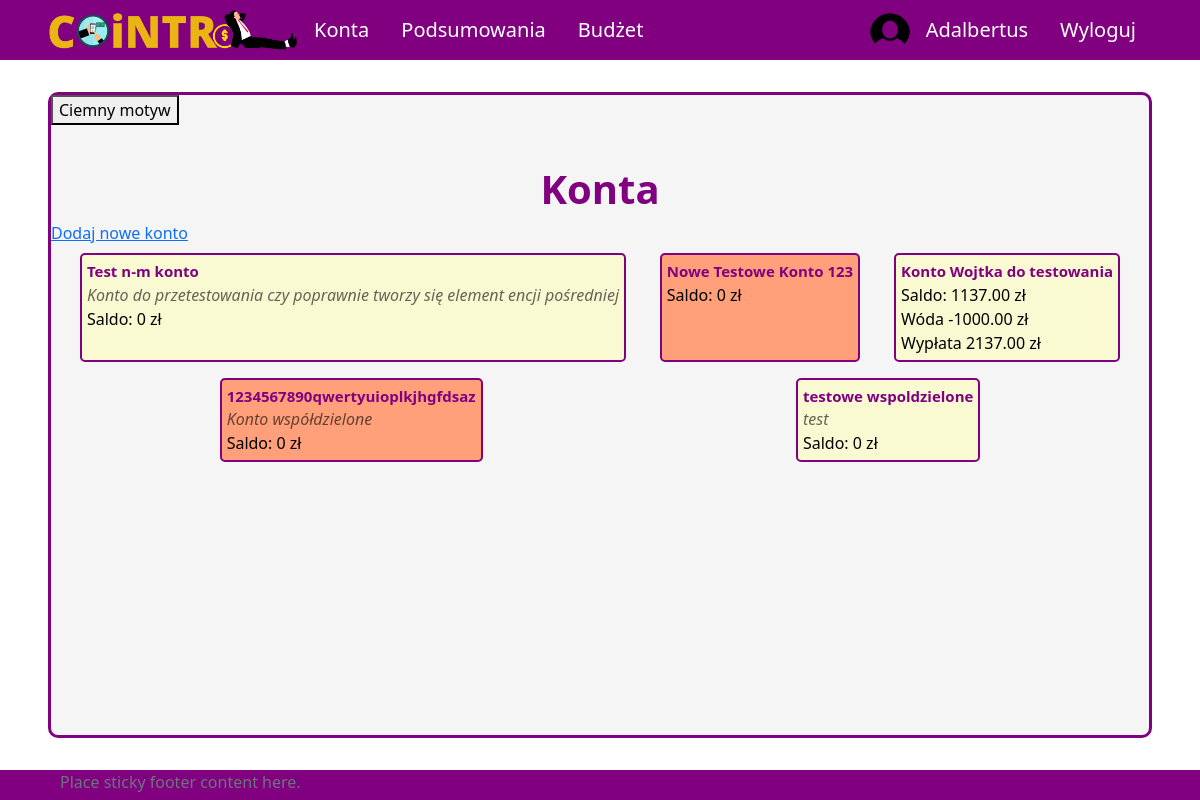
Page /all-accounts (signed in) on the earlier database version.
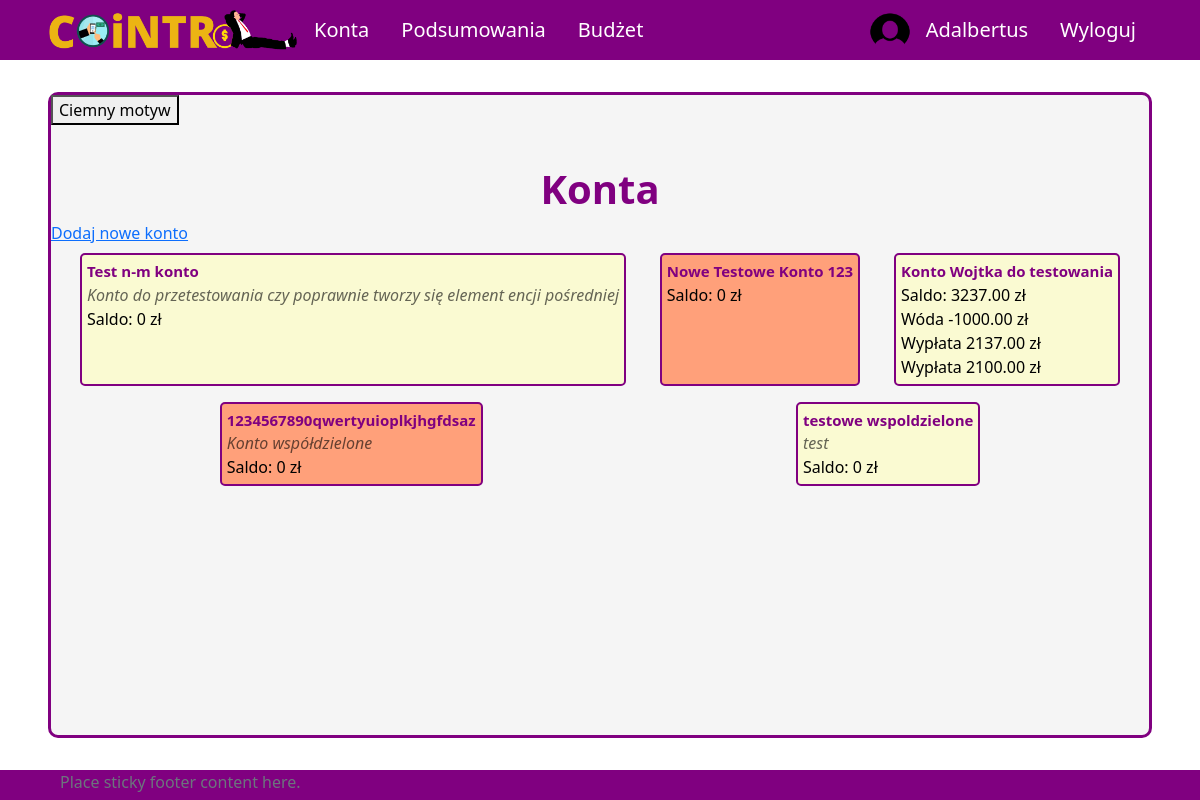
Same page on the later database version.
### aplication/models.py (models this page shows, shortened)
class Account(models.Model):
    owner = models.ForeignKey(Profile, null=True, blank=True, on_delete=models.CASCADE)
    name = models.CharField(max_length=30)
    currency = models.ForeignKey(Currency, on_delete=models.SET_NULL, null=True)
    is_shared = models.BooleanField(default=False)
    description = models.CharField(max_length=100, null=True, blank=True)
    id = models.UUIDField(default=uuid.uuid4, unique=True, primary_key=True, editable=False)
    def __str__(self):
        return self.name
    def calculate_balance(self):
        balance = 0
        transactions = Transaction.objects.filter(id_account=self)
        for transaction in transactions:
            balance += transaction.converted_amount
        return balance
    def transactions(self):
        return Transaction.objects.filter(id_account=self).order_by('-transaction_date')
    def print_description(self):
        if self.description!=None:
            return self.description
        else:
            return ""

class Transaction(models.Model):
    id_account = models.ForeignKey(Account, on_delete=models.CASCADE)
    id_user = models.ForeignKey(Profile, on_delete=models.SET_NULL, null=True) #konto z którego dokonano transakcji zostało usunięte ale transakcja ma pozostać
    id_category = models.ForeignKey(Category, on_delete=models.CASCADE, null=True, blank=True)
    id_subcategory = models.ForeignKey(Subcategory, on_delete=models.SET_NULL, null=True, blank=True)
    name = models.CharField(max_length=50)
    currency = models.ForeignKey(Currency, on_delete=models.SET_NULL, null=True)
    is_periodic = models.BooleanField(default=False)
    amount = models.DecimalField(max_digits=10, decimal_places=2)
    converted_amount = models.DecimalField(max_digits=10, decimal_places=2)
    transaction_date = models.DateField()
    description = models.CharField(max_length=255, blank=True, null=True)
    id = models.UUIDField(default=uuid.uuid4, unique=True, primary_key=True, editable=False)

### aplication/views.py (the view)
# urls.py: path('all-accounts', allAccounts, name='all-accounts'),
@login_required(login_url='login')
def allAccounts(request):
    user_accounts = User_Account.objects.filter(id_user = request.user.profile.id)
    accounts = []
    for ua in user_accounts:
        accounts.append(Account.objects.get(id=ua.id_account.id))
    context = {'accounts': accounts}
    return render(request, 'application/account/all-accounts.html', context)

### templates/application/account/all-accounts.html (shortened to what this page needs)
{% extends 'application/base.html' %}
{% block content %}
    <div class="title">
        <h1>Konta</h1>
    </div>
    <a href={% url 'create-account' %}>Dodaj nowe konto</a>
    <div class="content tiles" id="all-accounts">
        {% for acc in accounts %}
            <div class="account">
                <a class="account-link" href={% url 'account' pk=acc.id %}>
                <span class="name">{{ acc }}</span>
                <span class="account-description">{{ acc.print_description }}</span>
                <span class="balance">Saldo: {{ acc.calculate_balance }} zł</span>
                {% for tr in acc.transactions %}
                    <div class="transaction">
                        <span class="name">{{ tr.name }}</span>
                        <span class="amount">{{ tr.amount }} zł</span>
                    </div>
                {% endfor %}
                </a>
            </div>
        {% endfor %}
    </div>
{% endblock %}

Differences in the rows shown:
computed for Account "Konto Wojtka do testowania": calculate_balance "1137.00" → "3237.00"
added Transaction: name "Wypłata", amount "2100.00", shown under Account "Konto Wojtka do testowania"
